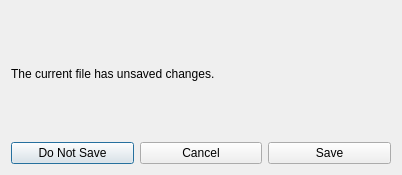
<?xml version="1.0" encoding="UTF-8"?>
<ui version="4.0">
 <class>UnsavedChangesDialog</class>
 <widget class="QDialog" name="UnsavedChangesDialog">
  <property name="geometry">
   <rect>
    <x>0</x>
    <y>0</y>
    <width>402</width>
    <height>175</height>
   </rect>
  </property>
  <property name="windowTitle">
   <string>Unsaved Changes</string>
  </property>
  <layout class="QVBoxLayout" name="verticalLayout">
   <item>
    <widget class="QLabel" name="label">
     <property name="text">
      <string>The current file has unsaved changes.</string>
     </property>
    </widget>
   </item>
   <item>
    <layout class="QHBoxLayout" name="horizontalLayout">
     <item>
      <widget class="QPushButton" name="noSaveButton">
       <property name="text">
        <string>Do Not Save</string>
       </property>
      </widget>
     </item>
     <item>
      <widget class="QPushButton" name="cancelButton">
       <property name="text">
        <string>Cancel</string>
       </property>
      </widget>
     </item>
     <item>
      <widget class="QPushButton" name="saveButton">
       <property name="text">
        <string>Save</string>
       </property>
      </widget>
     </item>
    </layout>
   </item>
  </layout>
 </widget>
 <resources/>
 <connections/>
</ui>
